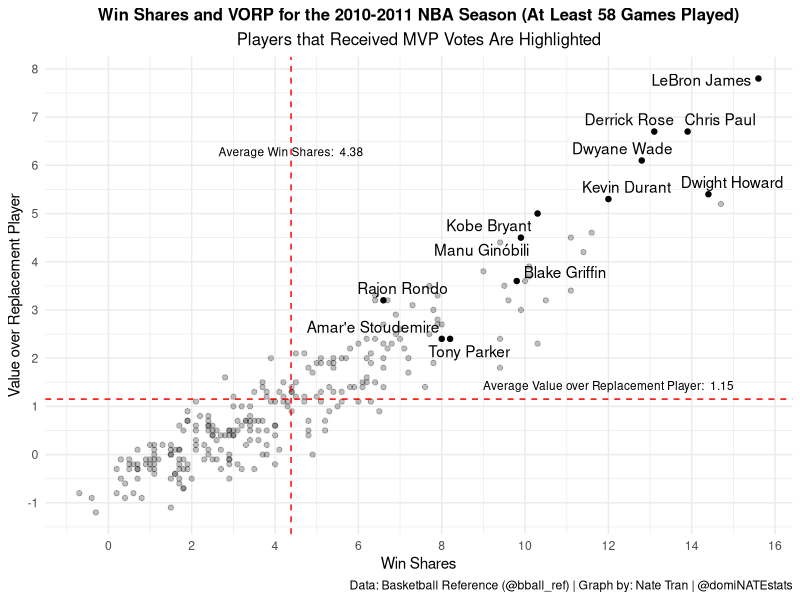

Here is the R script that generated this plot: (Note: this script raises an error after producing the figure.)
## ---- chunk 1
library(tidyverse)
library(ggrepel)
library(readxl)
advanced <- read_excel('nba2010-11advanced.xlsx')
advanced <- advanced %>%
  filter(G > 57)
pergame <- read_excel('2010-11nbapergame.xlsx')
pergame <- pergame %>%
  filter(G > 57)
## ---- chunk 2
mvpvoting <- advanced %>%
  filter(Player == "Derrick Rose" | Player == "Dwight Howard" | Player == "LeBron James" | Player == "Kobe Bryant" | Player == "Kevin Durant" | Player == " Dirk Nowitzki" | Player == "Dwyane Wade" | Player == "Manu Ginóbili" | Player == "Amar'e Stoudemire" | Player == "Blake Griffin" | Player == "Rajon Rondo" | Player == "Tony Parker" | Player == "Chris Paul")


ggplot() +
geom_point(data = advanced, mapping = aes(x = WS, y = VORP), alpha = 0.25) + 
geom_point(data = mvpvoting, mapping = aes(x = WS, y = VORP)) +
geom_text_repel(data = mvpvoting, mapping = aes(x = WS, y = VORP, label = Player)) +
geom_hline(yintercept = mean(advanced$VORP), color = 'red', linetype = 'dashed') +
geom_vline(xintercept = mean(advanced$WS), color = 'red', linetype = 'dashed') +
geom_text(aes(x = 12, y = mean(advanced$VORP)), label = paste("Average Value over Replacement Player: ", round(mean(advanced$VORP), 2)), vjust = -1, size = 3) +
geom_text(aes(y = 6, x = mean(advanced$WS)), label = paste("Average Win Shares: ", round(mean(advanced$WS), 2)), vjust = -1, size = 3) +
  labs(x = "Win Shares",
       y = "Value over Replacement Player",
       title = "Win Shares and VORP for the 2010-2011 NBA Season (At Least 58 Games Played)",
       caption = "Data: Basketball Reference (@bball_ref) | Graph by: Nate Tran | @domiNATEstats",
       subtitle = "Players that Received MVP Votes Are Highlighted") +
  theme_minimal() +
  theme(
    plot.title = element_text(size = 12, hjust = 0.5, face = "bold"),
    plot.subtitle = element_text(size = 12, hjust = 0.5)
  ) + 
  scale_y_continuous(breaks = scales::pretty_breaks(n = 10)) +
  scale_x_continuous(breaks = scales::pretty_breaks(n = 10)) +
 ggsave("wsvorp.png")
## ---- chunk 3

